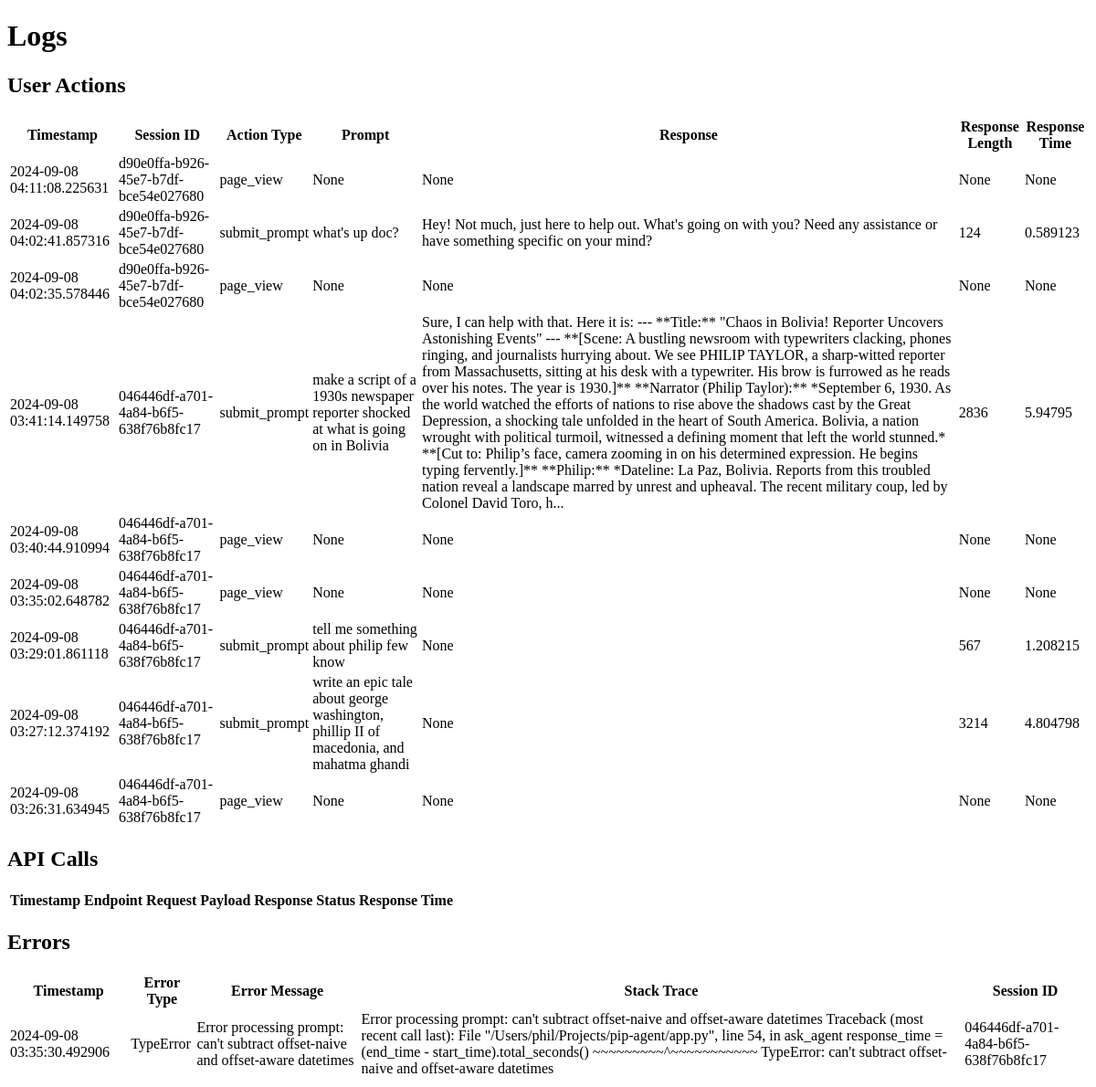
The page /admin/logs on the database as committed earlier.
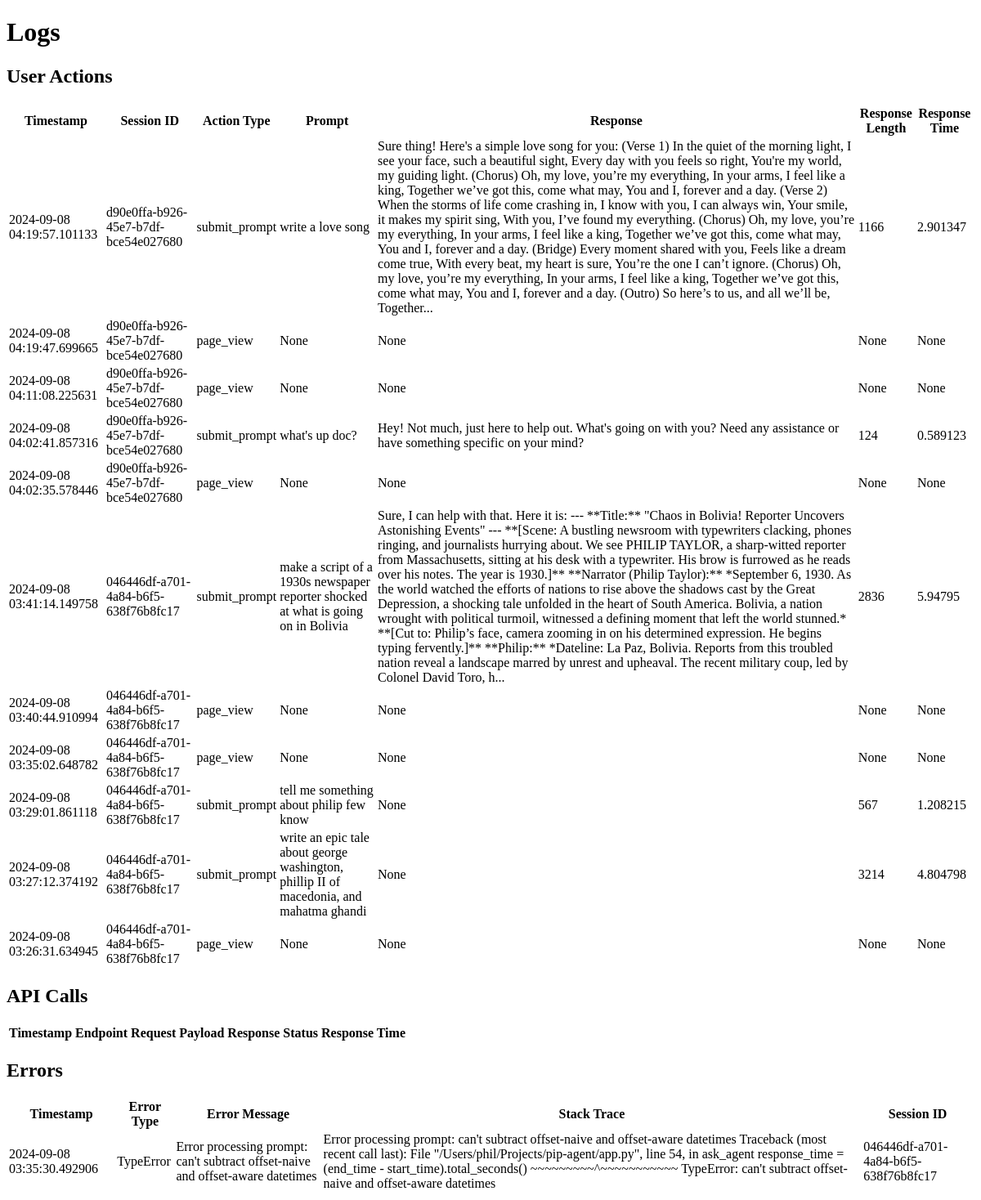
The same page on the database as committed later.
### models.py (models this page shows)
class UserAction(Base):
    __tablename__ = 'user_actions'
    id = Column(Integer, primary_key=True)
    session_id = Column(String)
    timestamp = Column(DateTime)
    action_type = Column(String)
    prompt = Column(String)
    prompt_length = Column(Integer)
    response = Column(String)  # New column
    response_length = Column(Integer)
    response_time = Column(Float)

class ErrorLog(Base):
    __tablename__ = 'error_logs'
    id = Column(Integer, primary_key=True)
    timestamp = Column(DateTime)
    error_type = Column(String)
    error_message = Column(String)
    stack_trace = Column(String)
    session_id = Column(String)

### app.py (the view)
@app.route('/admin/logs')
def view_logs():
    db_session = Session()
    user_actions = db_session.query(UserAction).order_by(UserAction.timestamp.desc()).limit(100).all()
    api_calls = db_session.query(APICall).order_by(APICall.timestamp.desc()).limit(100).all()
    errors = db_session.query(ErrorLog).order_by(ErrorLog.timestamp.desc()).limit(100).all()
    db_session.close()
    return render_template('logs.html', user_actions=user_actions, api_calls=api_calls, errors=errors)

### app.py (called while the page is built)
@app.before_request
def before_request():
    if 'session_id' not in session:
        session['session_id'] = str(uuid.uuid4())
        db_session = Session()
        user_session = UserSession(
            session_id=session['session_id'],
            start_time=datetime.now(timezone.utc),
            ip_address=request.remote_addr,
            user_agent=request.user_agent.string
        )
        db_session.add(user_session)
        db_session.commit()
        db_session.close()

### templates/logs.html (shortened to what this page needs)
<!DOCTYPE html>
<html lang="en">
<head>
</head>
<body>
    <h1>Logs</h1>
    <h2>User Actions</h2>
    <table>
        <tr>
            <th>Timestamp</th>
            <th>Session ID</th>
            <th>Action Type</th>
            <th>Prompt</th>
            <th>Response</th>
            <th>Response Length</th>
            <th>Response Time</th>
        </tr>
        {% for action in user_actions %}
        <tr>
            <td>{{ action.timestamp }}</td>
            <td>{{ action.session_id }}</td>
            <td>{{ action.action_type }}</td>
            <td>{{ action.prompt }}</td>
            <td>{{ action.response }}</td>
            <td>{{ action.response_length }}</td>
            <td>{{ action.response_time }}</td>
        </tr>
        {% endfor %}
    </table>
    <h2>API Calls</h2>
    <table>
        <tr>
            <th>Timestamp</th>
            <th>Endpoint</th>
            <th>Request Payload</th>
            <th>Response Status</th>
            <th>Response Time</th>
        </tr>
    </table>
    <h2>Errors</h2>
    <table>
        <tr>
            <th>Timestamp</th>
            <th>Error Type</th>
            <th>Error Message</th>
            <th>Stack Trace</th>
            <th>Session ID</th>
        </tr>
        {% for error in errors %}
        <tr>
            <td>{{ error.timestamp }}</td>
            <td>{{ error.error_type }}</td>
            <td>{{ error.error_message }}</td>
            <td>{{ error.stack_trace }}</td>
            <td>{{ error.session_id }}</td>
        </tr>
        {% endfor %}
    </table>
</body>
</html>

Rows that differ between the two databases and show on the page:
added UserAction: timestamp "2024-09-08 04:19:57.101133", session_id "d90e0ffa-b926-45e7-b7df-bce54e027680", action_type "submit_prompt", prompt "write a love song", response "Sure thing! Here's a simple love song for you: (Verse 1) In the quiet of the morning light, I see your face, such a beautiful sight, Every day with you feels so right, You're my world, my guiding light. (Chorus) Oh, my love, you’re my everything, In your arms, I feel like a king, Together we’ve got this, come what may, You and I, forever and a day. (Verse 2) When the storms of life come crashing in, I know with you, I can always win, Your smile, it makes my spirit sing, With you, I’ve found my everything. (Chorus) Oh, my love, you’re my everything, In your arms, I feel like a king, Together we’ve got this, come what may, You and I, forever and a day. (Bridge) Every moment shared with you,…", response_length "1166", response_time "2.901347"
added UserAction: timestamp "2024-09-08 04:19:47.699665", session_id "d90e0ffa-b926-45e7-b7df-bce54e027680", action_type "page_view", prompt "None", response "None", response_length "None", response_time "None"
